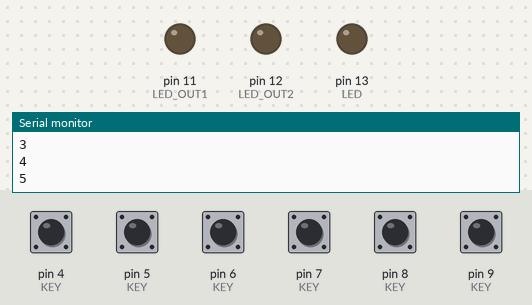
The sketch below on a simulated Arduino Uno, built with avr-gcc and run on an emulated ATmega328P. Shown: output pins drawn as LEDs (lit = HIGH), the last lines printed to the serial monitor. The test bench sets the inputs (shaded band); at power-on: pin 4 (KEY), pin 5 (KEY), pin 6 (KEY), pin 7 (KEY), pin 8 (KEY), pin 9 (KEY) HIGH.

Above: at 1.2 s.
1.3 s: pin 4 (KEY) pulled LOW for 1 s
At 2.76 s:
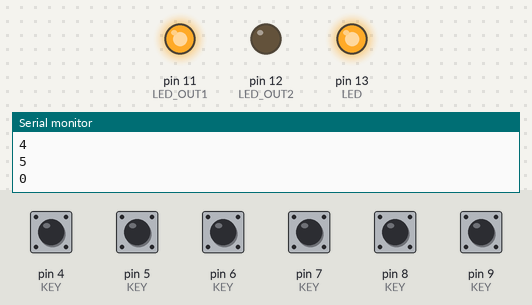
At 3.41 s:
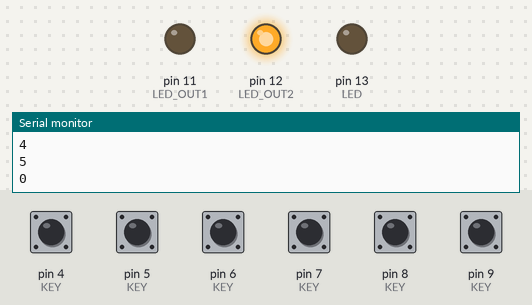
4.3 s: pin 9 (KEY) pulled LOW for 0.15 s
7.4 s: pin 5 (KEY) pulled LOW for 0.15 s
At 9.75 s:
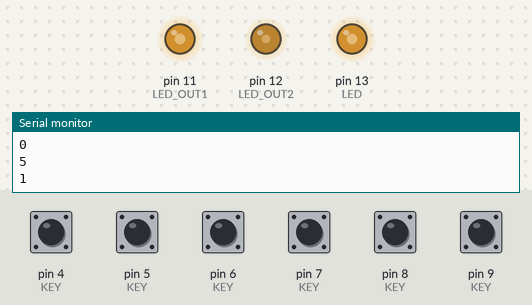
10.5 s: pin 5 (KEY) pulled LOW for 1 s
14.5 s: pin 4 (KEY) pulled LOW for 0.15 s
17.5 s: pin 6 (KEY) pulled LOW for 0.15 s
At 20.56 s:
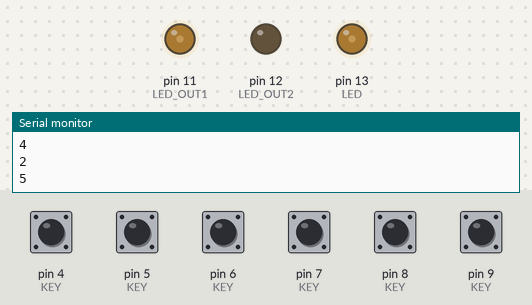
Timing chart, 0 to 28.0 s (numbered marks = the images above; inputs shaded):
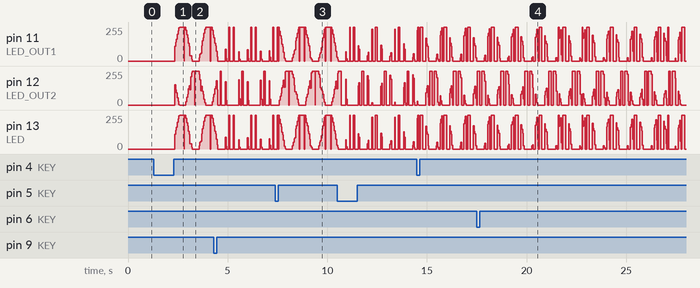

The sketch:

elka.ino
```cpp
/*
  Elka
  New Year tree controller.
 */

const int TICK = 1;

const int KEY_THRESHOLD = 100 / TICK;
const int KEY_DELAY = 5000 / TICK;

// Pin 13 has an LED connected on most Arduino boards.
const byte LED = 13;
byte ledSt = 0;
byte enableLeds = 0;

// keys
const byte NUM_KEYS = 6;

const byte KEY_A = 4;
const byte KEY_B = 5;
const byte KEY_C = 6;
const byte KEY_D = 7;
const byte NEXT_KEY = 8;
const byte RESET_KEY = 9;


const byte KEY[NUM_KEYS] = {KEY_A, KEY_B, KEY_C, KEY_D, NEXT_KEY, RESET_KEY};
int keyCounter[NUM_KEYS];

const byte LED_OUT1 = 11;
const byte LED_OUT2 = 12;

// the setup routine runs once when you press reset:
void setup ()
{
  // initialize the digital pin as an output.
  pinMode(LED, OUTPUT);
  pinMode(LED_OUT1, OUTPUT);
  pinMode(LED_OUT2, OUTPUT);

  for (byte i=0; i<NUM_KEYS; ++i)
  {
    pinMode(KEY[i], INPUT_PULLUP);
    keyCounter[i] = 0;
  }

  Serial.begin(9600);     // opens serial port, sets data rate to 9600 bps
}

byte  cntPWM = 0;
int   cntCircle = 0;

const int PWM_PERIOD = 40*2;
const int LED_PERIOD = PWM_PERIOD * 2;
const int LED_OFFSET = PWM_PERIOD/2;

// the loop routine runs over and over again forever:
void loop ()
{
//  delay(TICK);               // wait for ms

  if (++cntPWM >= PWM_PERIOD)
  {
    cntPWM = 0;

    if (++cntCircle >= LED_PERIOD)
    {
      cntCircle = -LED_PERIOD;
    }
  }

  if (enableLeds)
  {
    if (cntPWM < (abs(cntCircle) - LED_OFFSET))
    {
      digitalWrite(LED_OUT1, HIGH);
      digitalWrite(LED, HIGH);
      digitalWrite(LED_OUT2, LOW);
    }
    else
    {
      digitalWrite(LED_OUT1, LOW);
      digitalWrite(LED, LOW);
      digitalWrite(LED_OUT2, HIGH);
    }
  }

  for (byte i=0; i<NUM_KEYS; ++i)
  {
    if (HIGH == digitalRead(KEY[i]))
    {
      if (++keyCounter[i] > KEY_THRESHOLD)
      {
        keyCounter[i] = -KEY_DELAY;
        // turn on a tune
        Serial.print(i);
        Serial.write('\n');

        if (RESET_KEY == KEY[i])
        {
          enableLeds = 0;
          digitalWrite(LED_OUT1, LOW);
          digitalWrite(LED, LOW);
          digitalWrite(LED_OUT2, LOW);
        }
        else
        {
          enableLeds = 1;
        }
      }
    }
    else if (keyCounter[i] > 0)
    {
      --keyCounter[i];
    }
    else
    {
      ++keyCounter[i];
    }
  }
}
```
